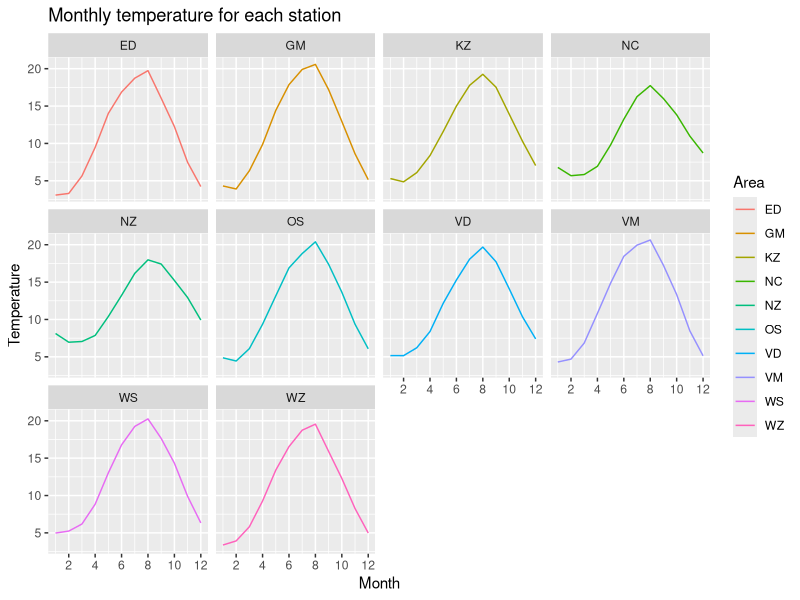

Recreate this plot in R.
## ---- chunk 1
library(data.table)
library(ggplot2)

temp <- fread('./Temperature.csv')
head(temp)

## ---- chunk 2
winter <- temp[Season == 'winter']
head(winter)
## ---- chunk 3
winterNC <- temp[Season == 'winter' & Area == 'NC']
head(winterNC)
## ---- chunk 4
ast <- temp[,.(Area, Season, Temperature)]
head(ast)
## ---- chunk 5
atWinter <- temp[Season == 'winter', .(Area, Temperature)]
head(atWinter)
## ---- chunk 6
obsWinter <- nrow(temp[Season=='winter'])
obsWinter

## ---- chunk 7
mtsw <- temp[Season == 'winter', .(m_temp = mean(Temperature, na.rm = TRUE), m_sal = mean(Salinity, na.rm=TRUE))]
mtsw
## ---- chunk 8
sta_win <- temp[Season == 'winter', .N , by= Station]
sta_win
## ---- chunk 9
obs_staSeason <- temp[,.N, by=.(Station, Season)]
obs_staSeason
## ---- chunk 10
m_tempMo <- temp[,.(m_temp = mean(Temperature, na.rm = TRUE)), by=.(Month)]
m_tempMo
## ---- chunk 11
m_tempMoAr <- temp[,.(m_temp = mean(Temperature, na.rm = TRUE)), by=.(Month, Area)]
m_tempMoAr
## ---- chunk 12
ggplot(m_tempMoAr, aes(x=Month, y=m_temp, color = Area))+geom_line()+facet_wrap(~Area)+ylab('Temperature')+ggtitle('Monthly temperature for each station')+scale_x_continuous(breaks = c(2,4,6,8,10,12), limits =  c(1,12))
